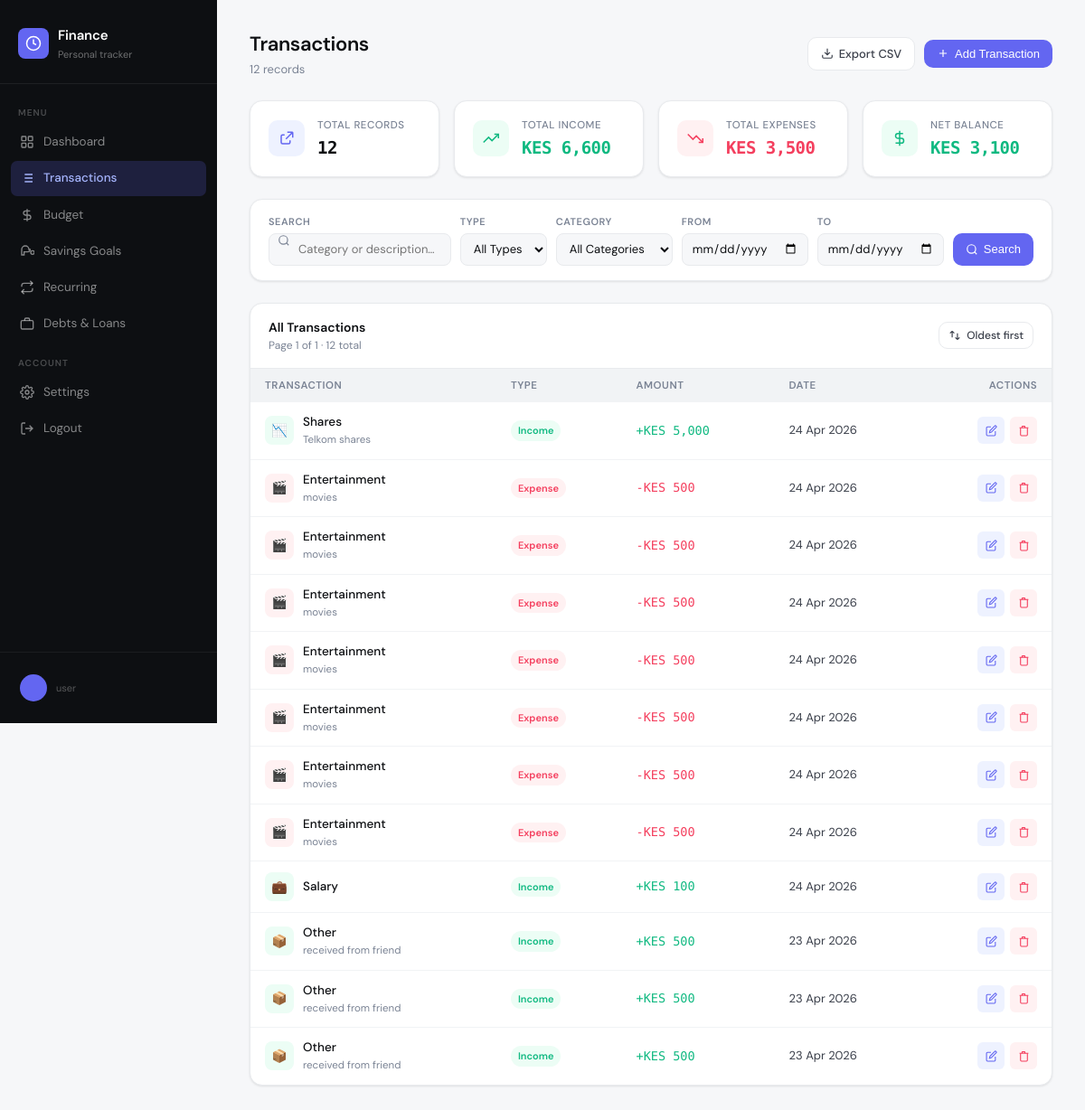
Before: /transactions.php (signed in) with the older database file.
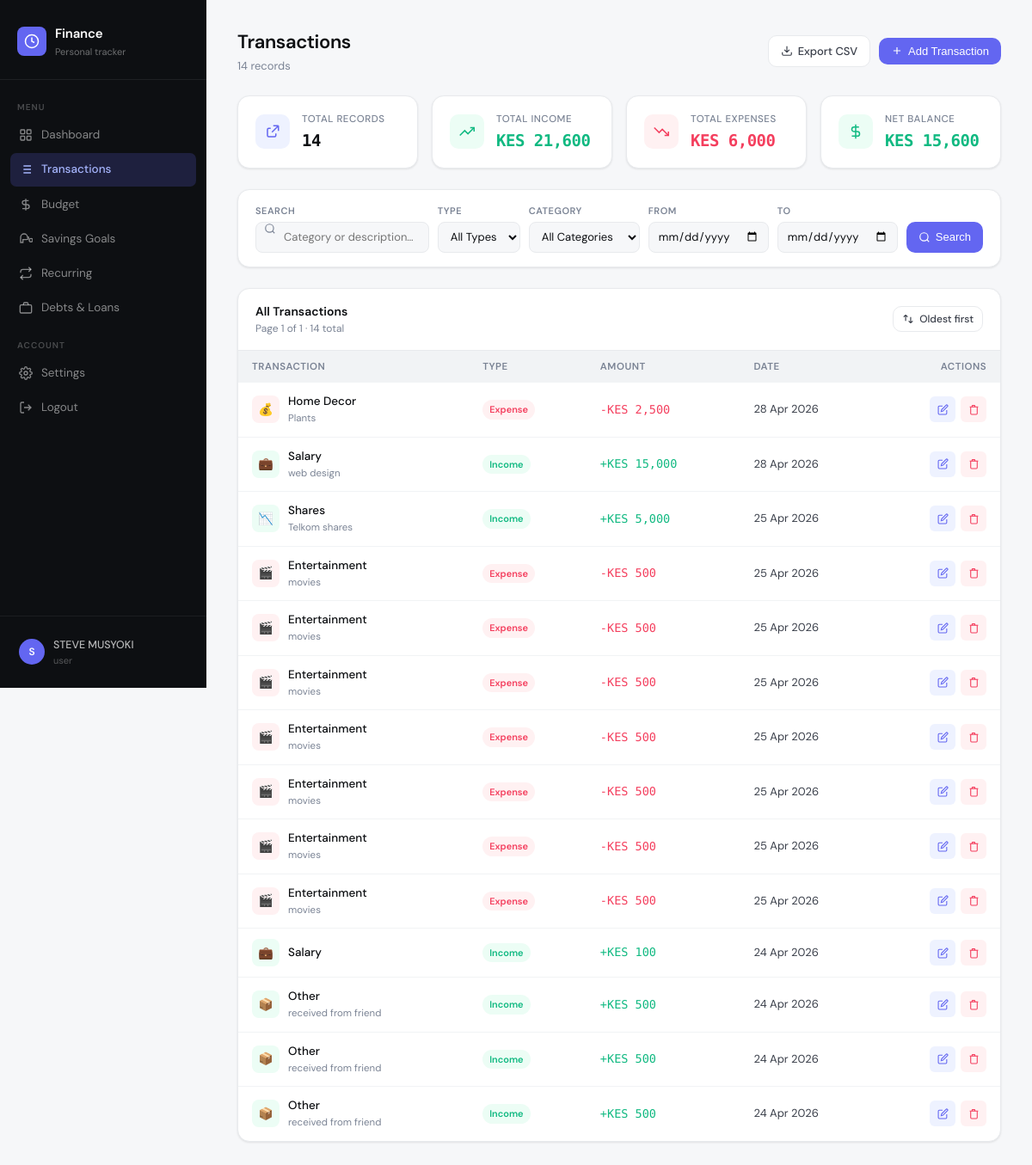
After: the same page with the newer database file.
### tables this page shows
CREATE TABLE `transactions` (
  `transaction_id` int(11) NOT NULL,
  `user_id` int(11) NOT NULL,
  `type` varchar(10) NOT NULL,
  `amount` decimal(10,2) NOT NULL,
  `category` varchar(50) DEFAULT NULL,
  `date` date NOT NULL,
  `is_deleted_by_user` tinyint(1) DEFAULT 0,
  `created_at` timestamp NOT NULL DEFAULT current_timestamp(),
  `description` varchar(255) DEFAULT NULL
);

### transactions.php (the view, shortened to what this page needs)
<?php
include 'db.php';
$user_id = (int) $_SESSION['user_id'];
$search   = trim($_GET['search']   ?? '');
$date_from = trim($_GET['date_from'] ?? '');
$date_to   = trim($_GET['date_to']   ?? '');
$sort      = in_array($_GET['sort'] ?? '', ['asc','desc']) ? $_GET['sort'] : 'desc';
$page_num  = max(1, (int)($_GET['page'] ?? 1));
$per_page  = 15;
$offset    = ($page_num - 1) * $per_page;
$where = "WHERE user_id=? AND is_deleted_by_user=0";
$params = [$user_id];
$types  = 'i';
$count_stmt = $conn->prepare("SELECT COUNT(*) FROM transactions $where");
$count_stmt->bind_param($types, ...$params);
$count_stmt->execute();
$total_rows = $count_stmt->get_result()->fetch_row()[0];
$total_pages = max(1, ceil($total_rows / $per_page));
$order = "ORDER BY created_at $sort, transaction_id $sort";
$stmt = $conn->prepare("SELECT * FROM transactions $where $order LIMIT ? OFFSET ?");
$params[] = $per_page; $params[] = $offset;
$types .= 'ii';
$stmt->bind_param($types, ...$params);
$stmt->execute();
$transactions = $stmt->get_result();
$stats = $conn->query("
    SELECT
        SUM(CASE WHEN type='income'  THEN amount ELSE 0 END) AS total_income,
        SUM(CASE WHEN type='expense' THEN amount ELSE 0 END) AS total_expense,
        COUNT(*) AS total_count
    FROM transactions
    WHERE user_id=$user_id AND is_deleted_by_user=0
")->fetch_assoc();
$net = ($stats['total_income'] ?? 0) - ($stats['total_expense'] ?? 0);
function display_date($row) {
    $d = $row['date'] ?? '';
    if (empty($d) || $d === '0000-00-00') {
        return date('d M Y', strtotime($row['created_at']));
    }
    return date('d M Y', strtotime($d));
}
function qs($extra=[]) {
    $p = array_merge($_GET, $extra);
    unset($p['export']);
    return '?' . http_build_query($p);
}
?>
<!DOCTYPE html>
<html lang="en">
<head>
</head>
<body>
<div class="layout">
<aside class="sidebar" id="sidebar">
  <div class="sidebar-brand">
    <div class="brand-mark">
      <div class="brand-icon">
        <svg viewBox="0 0 24 24" fill="none" stroke="currentColor" stroke-width="2"><path d="M12 2C6.48 2 2 6.48 2 12s4.48 10 10 10 10-4.48 10-10S17.52 2 12 2z"/><path d="M12 6v6l4 2"/></svg>
      </div>
      <div>
        <div class="brand-name">Finance</div>
        <div class="brand-tagline">Personal tracker</div>
      </div>
    </div>
  </div>
  <nav class="sidebar-nav">
    <div class="nav-section-label">Menu</div>
    <a href="dashboard.php" class="nav-item">
      <svg viewBox="0 0 24 24" fill="none" stroke="currentColor" stroke-width="2"><rect x="3" y="3" width="7" height="7" rx="1"/><rect x="14" y="3" width="7" height="7" rx="1"/><rect x="3" y="14" width="7" height="7" rx="1"/><rect x="14" y="14" width="7" height="7" rx="1"/></svg>
      Dashboard
    </a>
    <a href="transactions.php" class="nav-item active">
      <svg viewBox="0 0 24 24" fill="none" stroke="currentColor" stroke-width="2"><path d="M8 6h13M8 12h13M8 18h13M3 6h.01M3 12h.01M3 18h.01"/></svg>
      Transactions
    </a>
    <a href="budget.php" class="nav-item">
      <svg viewBox="0 0 24 24" fill="none" stroke="currentColor" stroke-width="2"><path d="M12 2v20M17 5H9.5a3.5 3.5 0 0 0 0 7h5a3.5 3.5 0 0 1 0 7H6"/></svg>
      Budget
    </a>
    <a href="savings_goals.php" class="nav-item">
      <svg viewBox="0 0 24 24" fill="none" stroke="currentColor" stroke-width="2"><path d="M17 9c0 4-4 4-4 4H7v5H3V9a6 6 0 0 1 12 0h2z"/><circle cx="21" cy="14" r="3"/></svg>
      Savings Goals
    </a>
    <a href="recurring_transaction.php" class="nav-item">
      <svg viewBox="0 0 24 24" fill="none" stroke="currentColor" stroke-width="2"><path d="M17 1l4 4-4 4"/><path d="M3 11V9a4 4 0 0 1 4-4h14M7 23l-4-4 4-4"/><path d="M21 13v2a4 4 0 0 1-4 4H3"/></svg>
      Recurring
    </a>
    <a href="debts.php" class="nav-item">
      <svg viewBox="0 0 24 24" fill="none" stroke="currentColor" stroke-width="2"><rect x="2" y="7" width="20" height="14" rx="2"/><path d="M16 7V5a2 2 0 0 0-2-2h-4a2 2 0 0 0-2 2v2"/></svg>
      Debts & Loans
    </a>
    <div class="nav-section-label" style="margin-top:16px;">Account</div>
    <a href="settings.php" class="nav-item">
      Settings
    </a>
    <a href="logout.php" class="nav-item">
      <svg viewBox="0 0 24 24" fill="none" stroke="currentColor" stroke-width="2"><path d="M9 21H5a2 2 0 0 1-2-2V5a2 2 0 0 1 2-2h4M16 17l5-5-5-5M21 12H9"/></svg>
      Logout
    </a>
  </nav>
  <div class="sidebar-footer">
    <div class="user-row">
      <div class="user-avatar"><?php echo strtoupper(substr($_SESSION['name'] ?? $_SESSION['user_id'], 0, 1)); ?></div>
      <div>
        <div class="user-name"><?php echo htmlspecialchars($_SESSION['name'] ?? 'User'); ?></div>
        <div style="font-size:11px;color:rgba(255,255,255,.3);"><?php echo htmlspecialchars($_SESSION['role'] ?? 'user'); ?></div>
      </div>
    </div>
  </div>
</aside>
<main class="main">
  <div class="topbar">
    <div>
      <div class="page-title">Transactions</div>
      <div class="page-sub">
        <?php echo number_format($total_rows); ?> record<?php echo $total_rows != 1 ? 's' : ''; ?>
      </div>
    </div>
    <div class="topbar-actions">
      <a href="<?php echo qs(['export'=>'csv']); ?>" class="btn btn-ghost">
        <svg viewBox="0 0 24 24" fill="none" stroke="currentColor" stroke-width="2"><path d="M21 15v4a2 2 0 0 1-2 2H5a2 2 0 0 1-2-2v-4M7 10l5 5 5-5M12 15V3"/></svg>
        <span>Export CSV</span>
      </a>
      <button class="btn btn-primary" onclick="openAddModal()">
        <svg viewBox="0 0 24 24" fill="none" stroke="currentColor" stroke-width="2"><path d="M12 5v14M5 12h14"/></svg>
        <span>Add Transaction</span>
      </button>
    </div>
  </div>
  <div class="stats-row">
    <div class="stat-card">
      <div class="stat-icon accent"><svg viewBox="0 0 24 24" fill="none" stroke="currentColor" stroke-width="2"><path d="M9 7H6a2 2 0 0 0-2 2v9a2 2 0 0 0 2 2h9a2 2 0 0 0 2-2v-3M13 3h8m0 0v8m0-8L11 13"/></svg></div>
      <div><div class="stat-label">Total Records</div><div class="stat-value"><?php echo number_format($stats['total_count']); ?></div></div>
    </div>
    <div class="stat-card">
      <div class="stat-icon green"><svg viewBox="0 0 24 24" fill="none" stroke="currentColor" stroke-width="2"><polyline points="23 6 13.5 15.5 8.5 10.5 1 18"/><polyline points="17 6 23 6 23 12"/></svg></div>
      <div><div class="stat-label">Total Income</div><div class="stat-value positive">KES <?php echo number_format($stats['total_income'] ?? 0); ?></div></div>
    </div>
    <div class="stat-card">
      <div class="stat-icon red"><svg viewBox="0 0 24 24" fill="none" stroke="currentColor" stroke-width="2"><polyline points="23 18 13.5 8.5 8.5 13.5 1 6"/><polyline points="17 18 23 18 23 12"/></svg></div>
      <div><div class="stat-label">Total Expenses</div><div class="stat-value negative">KES <?php echo number_format($stats['total_expense'] ?? 0); ?></div></div>
    </div>
    <div class="stat-card">
      <div class="stat-icon <?php echo $net >= 0 ? 'green' : 'red'; ?>"><svg viewBox="0 0 24 24" fill="none" stroke="currentColor" stroke-width="2"><line x1="12" y1="1" x2="12" y2="23"/><path d="M17 5H9.5a3.5 3.5 0 0 0 0 7h5a3.5 3.5 0 0 1 0 7H6"/></svg></div>
      <div><div class="stat-label">Net Balance</div><div class="stat-value <?php echo $net >= 0 ? 'positive' : 'negative'; ?>">KES <?php echo number_format(abs($net)); ?></div></div>
    </div>
  </div>
  <div class="filter-bar">
    <form method="GET" class="filter-form" id="filterForm">
      <div class="filter-group search-wrap">
        <label>Search</label>
        <input type="text" name="search" class="filter-input search-input" placeholder="Category or description…" value="<?php echo htmlspecialchars($search); ?>">
      </div>
      <div class="filter-group">
        <label>Type</label>
        <select name="type" class="filter-input" onchange="this.form.submit()">
          <option value="">All Types</option>
        </select>
      </div>
      <div class="filter-group">
        <label>Category</label>
        <select name="category" class="filter-input" onchange="this.form.submit()">
          <option value="">All Categories</option>
        </select>
      </div>
      <div class="filter-group">
        <label>From</label>
        <input type="date" name="date_from" class="filter-input" value="<?php echo htmlspecialchars($date_from); ?>" onchange="this.form.submit()">
      </div>
      <div class="filter-group">
        <label>To</label>
        <input type="date" name="date_to" class="filter-input" value="<?php echo htmlspecialchars($date_to); ?>" onchange="this.form.submit()">
      </div>
      <div class="filter-group">
        <label>&nbsp;</label>
        <button type="submit" class="btn btn-primary" style="height:36px;">
          <svg viewBox="0 0 24 24" fill="none" stroke="currentColor" stroke-width="2"><circle cx="11" cy="11" r="8"/><path d="m21 21-4.35-4.35"/></svg>
          Search
        </button>
      </div>
    </form>
  </div>
  <div class="table-card">
    <div class="table-header">
      <div>
        <div class="table-title">All Transactions</div>
        <div class="table-meta">Page <?php echo $page_num; ?> of <?php echo $total_pages; ?> · <?php echo $total_rows; ?> total</div>
      </div>
      <div class="export-btns">
        <a href="<?php echo qs(['sort'=>$sort==='asc'?'desc':'asc']); ?>" class="btn btn-ghost btn-sm">
          <svg viewBox="0 0 24 24" fill="none" stroke="currentColor" stroke-width="2"><path d="M7 16V4m0 0L3 8m4-4 4 4M17 8v12m0 0 4-4m-4 4-4-4"/></svg>
          <?php echo $sort === 'desc' ? 'Oldest first' : 'Newest first'; ?>
        </a>
      </div>
    </div>
    <?php if ($transactions->num_rows > 0): ?>
    <table>
      <thead>
        <tr>
          <th>Transaction</th>
          <th>Type</th>
          <th>Amount</th>
          <th>Date</th>
          <th style="text-align:right;">Actions</th>
        </tr>
      </thead>
      <tbody>
        <?php while ($tx = $transactions->fetch_assoc()):
          $display_date = display_date($tx);
          $type_cls = strtolower($tx['type']) === 'income' ? 'income' : (strtolower($tx['type']) === 'expense' ? 'expense' : 'other');
          $sign = $type_cls === 'income' ? '+' : ($type_cls === 'expense' ? '-' : '');
          $icons = ['Food'=>'🍔','Transport'=>'🚗','Utilities'=>'💡','Entertainment'=>'🎬','Shopping'=>'🛍️','Health'=>'💊','Salary'=>'💼','Business'=>'📊','Investments'=>'📈','Shares'=>'📉','Freelance'=>'💻','Family'=>'👨‍👩‍👧','Rental'=>'🏠','Gift'=>'🎁','Other'=>'📦','salary'=>'💼','rent'=>'🏠','car'=>'🚗','loan'=>'💳','stocks'=>'📈','laptop'=>'💻','Traveling'=>'✈️'];
          $icon = $icons[$tx['category']] ?? '💰';
          $bg = $type_cls === 'income' ? '#ecfdf5' : ($type_cls === 'expense' ? '#fff1f2' : '#fffbeb');
        ?>
        <tr>
          <td>
            <div class="tx-category">
              <div class="tx-icon" style="background:<?php echo $bg; ?>"><?php echo $icon; ?></div>
              <div>
                <div class="tx-name"><?php echo htmlspecialchars(ucfirst($tx['category'])); ?></div>
                <?php if (!empty($tx['description'])): ?>
                <div class="tx-desc"><?php echo htmlspecialchars($tx['description']); ?></div>
                <?php endif; ?>
              </div>
            </div>
          </td>
          <td><span class="type-badge <?php echo $type_cls; ?>"><?php echo htmlspecialchars(ucfirst($tx['type'])); ?></span></td>
          <td><span class="amount <?php echo $type_cls; ?>"><?php echo $sign; ?>KES <?php echo number_format($tx['amount']); ?></span></td>
          <td><span class="tx-date-str"><?php echo $display_date; ?></span></td>
          <td>
            <div class="action-btns" style="justify-content:flex-end;">
              <button class="icon-btn edit" onclick="openEditModal(<?php echo htmlspecialchars(json_encode($tx)); ?>)" title="Edit">
                <svg viewBox="0 0 24 24" fill="none" stroke="currentColor" stroke-width="2"><path d="M11 4H4a2 2 0 0 0-2 2v14a2 2 0 0 0 2 2h14a2 2 0 0 0 2-2v-7"/><path d="M18.5 2.5a2.121 2.121 0 0 1 3 3L12 15l-4 1 1-4 9.5-9.5z"/></svg>
              </button>
              <button class="icon-btn del" onclick="openDeleteModal(<?php echo $tx['transaction_id']; ?>, '<?php echo htmlspecialchars(ucfirst($tx['category'])); ?>')" title="Delete">
                <svg viewBox="0 0 24 24" fill="none" stroke="currentColor" stroke-width="2"><polyline points="3 6 5 6 21 6"/><path d="M19 6v14a2 2 0 0 1-2 2H7a2 2 0 0 1-2-2V6m3 0V4a1 1 0 0 1 1-1h4a1 1 0 0 1 1 1v2"/></svg>
              </button>
            </div>
          </td>
        </tr>
        <?php endwhile; ?>
      </tbody>
    </table>
    <?php endif; ?>
  </div>
</main>
</div>
</body>
</html>

Changed rows visible on the page:
added transactions: category "💰", category "Home Decor", description "Plants", type "Expense", type "-", amount "2,500", created_at "28 Apr 2026"
added transactions: category "💼", category "Salary", description "web design", type "Income", type "+", amount "15,000", date "28 Apr 2026"
changed transactions "Shares": date "24 Apr 2026" → "25 Apr 2026"
changed transactions (number 4 of 14 on the later page): date "24 Apr 2026" → "25 Apr 2026"
changed transactions (number 5 of 14 on the later page): date "24 Apr 2026" → "25 Apr 2026"
changed transactions (number 6 of 14 on the later page): date "24 Apr 2026" → "25 Apr 2026"
changed transactions (number 7 of 14 on the later page): date "24 Apr 2026" → "25 Apr 2026"
changed transactions (number 8 of 14 on the later page): date "24 Apr 2026" → "25 Apr 2026"
changed transactions (number 9 of 14 on the later page): date "24 Apr 2026" → "25 Apr 2026"
changed transactions (number 10 of 14 on the later page): date "24 Apr 2026" → "25 Apr 2026"
changed transactions (number 12 of 14 on the later page): date "23 Apr 2026" → "24 Apr 2026"
changed transactions (number 13 of 14 on the later page): date "23 Apr 2026" → "24 Apr 2026"
changed transactions (number 14 of 14 on the later page): date "23 Apr 2026" → "24 Apr 2026"
Other visible differences:
substr($_SESSION['name'] ?? $_SESSION['user_id'], 0, 1): (not shown) → "S"
$_SESSION['name']: (not shown) → "STEVE MUSYOKI"
$total_rows: "12" → "14"
$stats['total_count']: "12" → "14"
$stats['total_income']: "6,600" → "21,600"
$stats['total_expense']: "3,500" → "6,000"
abs($net): "3,100" → "15,600"
